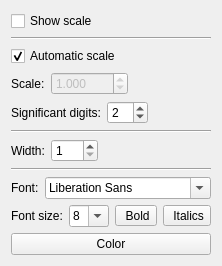
           <widget class="QWidget" name="pageScaleBarProp_2">
            <property name="geometry">
             <rect>
              <x>0</x>
              <y>0</y>
              <width>177</width>
              <height>262</height>
             </rect>
            </property>
            <attribute name="icon">
             <iconset resource="gui.qrc">
              <normaloff>:/icons/icons/hrule.png</normaloff>:/icons/icons/hrule.png</iconset>
            </attribute>
            <attribute name="label">
             <string>Scale bar properties</string>
            </attribute>
            <attribute name="toolTip">
             <string>Set visual properties of scale bar</string>
            </attribute>
            <layout class="QVBoxLayout" name="verticalLayout_27">
             <item>
              <widget class="QCheckBox" name="chkClusterTreeShowScale">
               <property name="text">
                <string>Show scale</string>
               </property>
               <property name="checked">
                <bool>false</bool>
               </property>
              </widget>
             </item>
             <item>
              <widget class="Line" name="line_20">
               <property name="orientation">
                <enum>Qt::Horizontal</enum>
               </property>
              </widget>
             </item>
             <item>
              <widget class="QCheckBox" name="chkClusterTreeScaleAutomatic">
               <property name="text">
                <string>Automatic scale</string>
               </property>
               <property name="checked">
                <bool>true</bool>
               </property>
              </widget>
             </item>
             <item>
              <layout class="QHBoxLayout" name="horizontalLayout_39">
               <item>
                <widget class="QLabel" name="label_64">
                 <property name="text">
                  <string>Scale:</string>
                 </property>
                </widget>
               </item>
               <item>
                <widget class="QDoubleSpinBox" name="spinClusterTreeScale">
                 <property name="enabled">
                  <bool>false</bool>
                 </property>
                 <property name="decimals">
                  <number>3</number>
                 </property>
                 <property name="maximum">
                  <double>1000.000000000000000</double>
                 </property>
                 <property name="singleStep">
                  <double>0.010000000000000</double>
                 </property>
                 <property name="value">
                  <double>1.000000000000000</double>
                 </property>
                </widget>
               </item>
               <item>
                <spacer name="horizontalSpacer_31">
                 <property name="orientation">
                  <enum>Qt::Horizontal</enum>
                 </property>
                 <property name="sizeHint" stdset="0">
                  <size>
                   <width>40</width>
                   <height>20</height>
                  </size>
                 </property>
                </spacer>
               </item>
              </layout>
             </item>
             <item>
              <layout class="QHBoxLayout" name="horizontalLayout_40">
               <item>
                <widget class="QLabel" name="label_65">
                 <property name="text">
                  <string>Significant digits:</string>
                 </property>
                </widget>
               </item>
               <item>
                <widget class="QSpinBox" name="spinClusterTreeScaleSignDigits">
                 <property name="minimum">
                  <number>1</number>
                 </property>
                 <property name="maximum">
                  <number>16</number>
                 </property>
                 <property name="value">
                  <number>2</number>
                 </property>
                </widget>
               </item>
               <item>
                <spacer name="horizontalSpacer_32">
                 <property name="orientation">
                  <enum>Qt::Horizontal</enum>
                 </property>
                 <property name="sizeHint" stdset="0">
                  <size>
                   <width>40</width>
                   <height>20</height>
                  </size>
                 </property>
                </spacer>
               </item>
              </layout>
             </item>
             <item>
              <widget class="Line" name="line_21">
               <property name="orientation">
                <enum>Qt::Horizontal</enum>
               </property>
              </widget>
             </item>
             <item>
              <layout class="QHBoxLayout" name="horizontalLayout_41">
               <item>
                <widget class="QLabel" name="label_66">
                 <property name="text">
                  <string>Width:</string>
                 </property>
                </widget>
               </item>
               <item>
                <widget class="QSpinBox" name="spinClusterTreeScaleWidth">
                 <property name="minimum">
                  <number>1</number>
                 </property>
                 <property name="maximum">
                  <number>100</number>
                 </property>
                 <property name="value">
                  <number>1</number>
                 </property>
                </widget>
               </item>
               <item>
                <spacer name="horizontalSpacer_33">
                 <property name="orientation">
                  <enum>Qt::Horizontal</enum>
                 </property>
                 <property name="sizeHint" stdset="0">
                  <size>
                   <width>40</width>
                   <height>20</height>
                  </size>
                 </property>
                </spacer>
               </item>
              </layout>
             </item>
             <item>
              <widget class="Line" name="line_22">
               <property name="orientation">
                <enum>Qt::Horizontal</enum>
               </property>
              </widget>
             </item>
             <item>
              <layout class="QFormLayout" name="formLayout_26">
               <item row="0" column="0">
                <widget class="QLabel" name="label_67">
                 <property name="text">
                  <string>Font:</string>
                 </property>
                </widget>
               </item>
               <item row="0" column="1">
                <widget class="QFontComboBox" name="cboClusterTreeScaleFont">
                 <property name="sizePolicy">
                  <sizepolicy hsizetype="Expanding" vsizetype="Fixed">
                   <horstretch>0</horstretch>
                   <verstretch>0</verstretch>
                  </sizepolicy>
                 </property>
                 <property name="minimumSize">
                  <size>
                   <width>40</width>
                   <height>0</height>
                  </size>
                 </property>
                </widget>
               </item>
              </layout>
             </item>
             <item>
              <layout class="QHBoxLayout" name="horizontalLayout_42">
               <item>
                <widget class="QLabel" name="label_68">
                 <property name="text">
                  <string>Font size:</string>
                 </property>
                </widget>
               </item>
               <item>
                <widget class="QComboBox" name="cboClusterTreeScaleFontSize">
                 <property name="minimumSize">
                  <size>
                   <width>40</width>
                   <height>0</height>
                  </size>
                 </property>
                 <property name="editable">
                  <bool>true</bool>
                 </property>
                 <property name="currentIndex">
                  <number>2</number>
                 </property>
                 <property name="minimumContentsLength">
                  <number>0</number>
                 </property>
                 <item>
                  <property name="text">
                   <string>6</string>
                  </property>
                 </item>
                 <item>
                  <property name="text">
                   <string>7</string>
                  </property>
                 </item>
                 <item>
                  <property name="text">
                   <string>8</string>
                  </property>
                 </item>
                 <item>
                  <property name="text">
                   <string>9</string>
                  </property>
                 </item>
                 <item>
                  <property name="text">
                   <string>10</string>
                  </property>
                 </item>
                 <item>
                  <property name="text">
                   <string>11</string>
                  </property>
                 </item>
                 <item>
                  <property name="text">
                   <string>12</string>
                  </property>
                 </item>
                 <item>
                  <property name="text">
                   <string>14</string>
                  </property>
                 </item>
                 <item>
                  <property name="text">
                   <string>16</string>
                  </property>
                 </item>
                 <item>
                  <property name="text">
                   <string>18</string>
                  </property>
                 </item>
                 <item>
                  <property name="text">
                   <string>20</string>
                  </property>
                 </item>
                 <item>
                  <property name="text">
                   <string>22</string>
                  </property>
                 </item>
                 <item>
                  <property name="text">
                   <string>24</string>
                  </property>
                 </item>
                 <item>
                  <property name="text">
                   <string>26</string>
                  </property>
                 </item>
                 <item>
                  <property name="text">
                   <string>28</string>
                  </property>
                 </item>
                 <item>
                  <property name="text">
                   <string>36</string>
                  </property>
                 </item>
                 <item>
                  <property name="text">
                   <string>48</string>
                  </property>
                 </item>
                 <item>
                  <property name="text">
                   <string>72</string>
                  </property>
                 </item>
                </widget>
               </item>
               <item>
                <widget class="QToolButton" name="tbClusterTreeScaleFontBold">
                 <property name="toolTip">
                  <string>Make text bold</string>
                 </property>
                 <property name="statusTip">
                  <string>Make text bold</string>
                 </property>
                 <property name="text">
                  <string> Bold</string>
                 </property>
                 <property name="icon">
                  <iconset resource="gui.qrc">
                   <normaloff>:/icons/icons/text_bold.png</normaloff>:/icons/icons/text_bold.png</iconset>
                 </property>
                 <property name="checkable">
                  <bool>true</bool>
                 </property>
                </widget>
               </item>
               <item>
                <widget class="QToolButton" name="tbClusterTreeScaleFontItalics">
                 <property name="statusTip">
                  <string>Make text talicised</string>
                 </property>
                 <property name="whatsThis">
                  <string>Make text talicised</string>
                 </property>
                 <property name="text">
                  <string> Italics</string>
                 </property>
                 <property name="icon">
                  <iconset resource="gui.qrc">
                   <normaloff>:/icons/icons/text_italic.png</normaloff>:/icons/icons/text_italic.png</iconset>
                 </property>
                 <property name="checkable">
                  <bool>true</bool>
                 </property>
                </widget>
               </item>
               <item>
                <spacer name="horizontalSpacer_34">
                 <property name="orientation">
                  <enum>Qt::Horizontal</enum>
                 </property>
                 <property name="sizeHint" stdset="0">
                  <size>
                   <width>40</width>
                   <height>20</height>
                  </size>
                 </property>
                </spacer>
               </item>
              </layout>
             </item>
             <item>
              <widget class="QtColorPicker" name="btnClusterTreeScaleLabelColor">
               <property name="text">
                <string>Color</string>
               </property>
              </widget>
             </item>
             <item>
              <spacer name="verticalSpacer_11">
               <property name="orientation">
                <enum>Qt::Vertical</enum>
               </property>
               <property name="sizeHint" stdset="0">
                <size>
                 <width>20</width>
                 <height>72</height>
                </size>
               </property>
              </spacer>
             </item>
            </layout>
           </widget>
